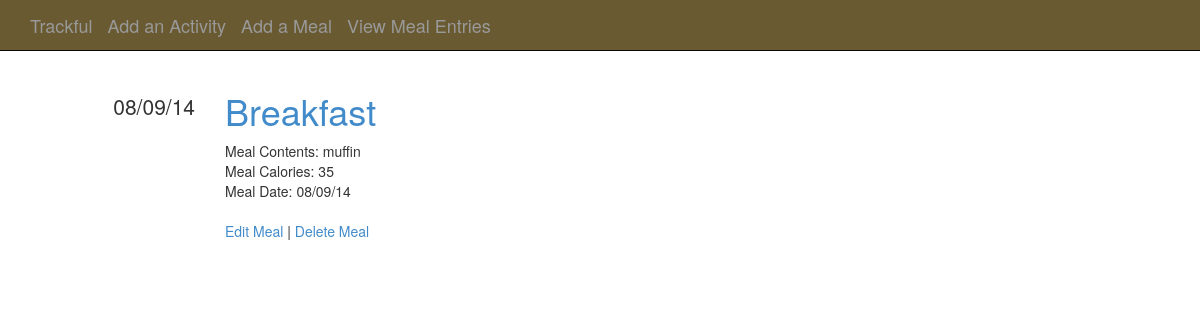
The app's page /meal/1, older data.
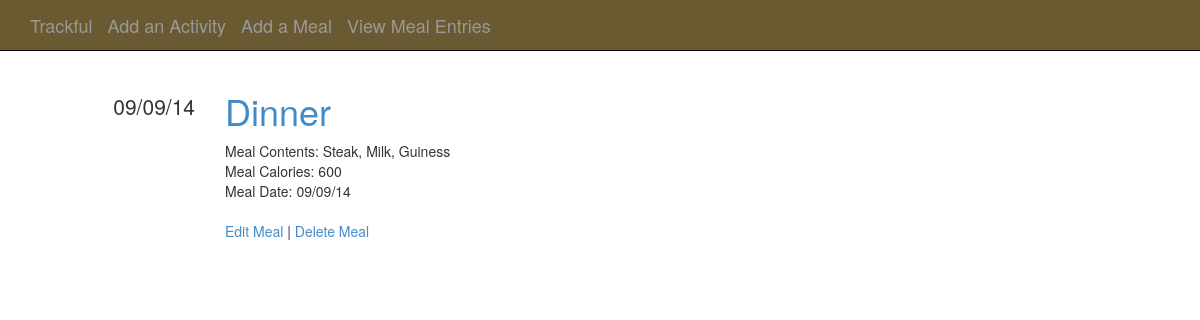
The same page, newer data.
### tracky/models.py (models this page shows)
class Meal(Base):
    __tablename__ = 'meal'
    meal_id = Column(Integer, Sequence('meal_id_sequence'), primary_key=True)
    meal = Column(String(1024))
    contents = Column(String(1024))
    calories = Column(Integer)
    entry_date = Column(DateTime, default=datetime.datetime.now)

### tracky/views.py (the view)
@app.route('/meal/<int:meal_id>')
def view_meal(meal_id=0):
    meal = session.query(Meal).get(meal_id)
    return render_template('meal.html', meal=meal)

### tracky/filters.py (called while the page is built)
@app.template_filter()
def dateformat(date, format):
    if not date:
        return None
    return date.strftime(format)

### tracky/templates/meal.html
{% extends 'base.html' %}
{% import 'macros.html' as macros %}
{% block content %}
{{ macros.render_meal(meal) }}
{% endblock %}

### tracky/templates/macros.html (shortened to what this page needs)
{% macro render_meal(meal) %}
<div class="row">
    <div class="col-md-2 text-right metadata">
        <ul class="list-unstyled">
            <li>
                {{ meal.entry_date | dateformat('%d/%m/%y') }}
            </li>
        </ul>
    </div>
    <div class="col-md-10">
        <h1>
             <a href="{{ url_for('view_by_meal', meal_type=meal.meal) }}"> {{ meal.meal }}</a>
        </h1>
                Meal Contents: {{ meal.contents }} <br>
                Meal Calories: {{ meal.calories }} <br>
                Meal Date: {{ meal.entry_date | dateformat('%d/%m/%y') }} <br><br>
                <a href="{{ url_for('edit_meal', meal_id = meal.meal_id) }}"> Edit Meal</a> |
                <a href="{{ url_for('delete_meal', meal_id = meal.meal_id) }}"> Delete Meal</a>
    </div>
</div>
{% endmacro %}

Row changes from the older to the newer data that the page shows:
changed Meal: entry_date "08/09/14" → "09/09/14"; meal "Breakfast" → "Dinner"; contents "muffin" → "Steak, Milk, Guiness"; calories "35" → "600"
